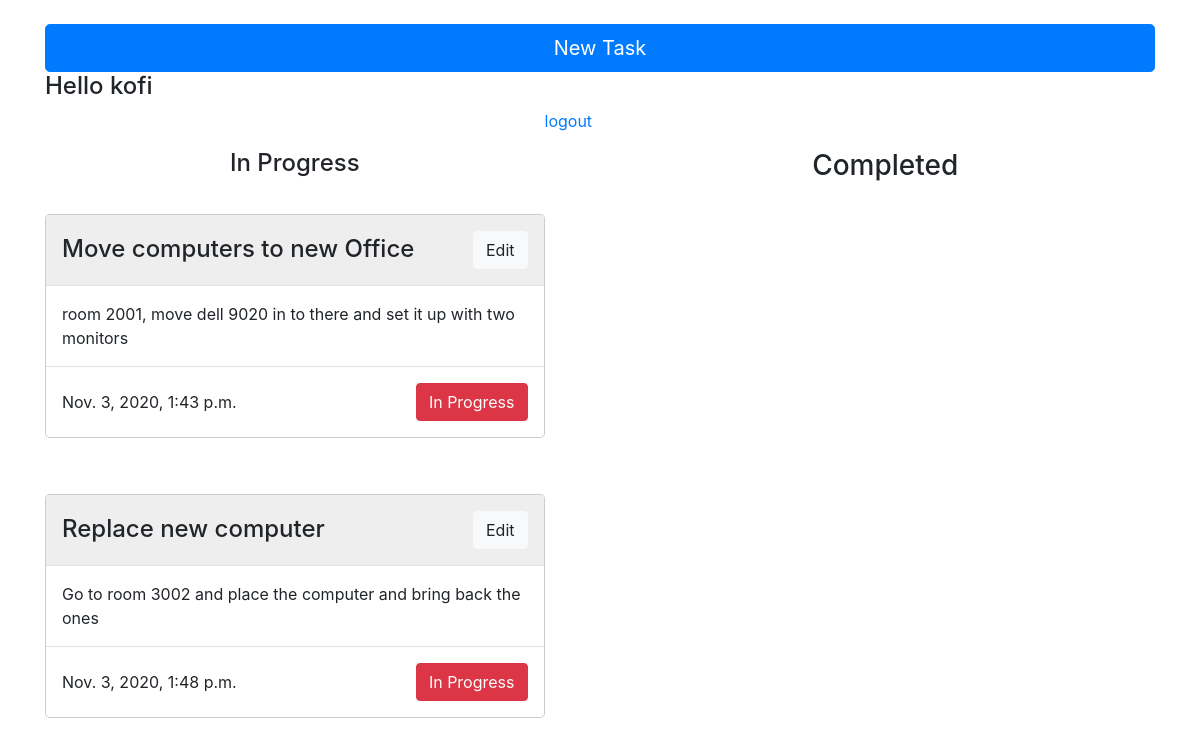
The app's page / (signed in), older data.
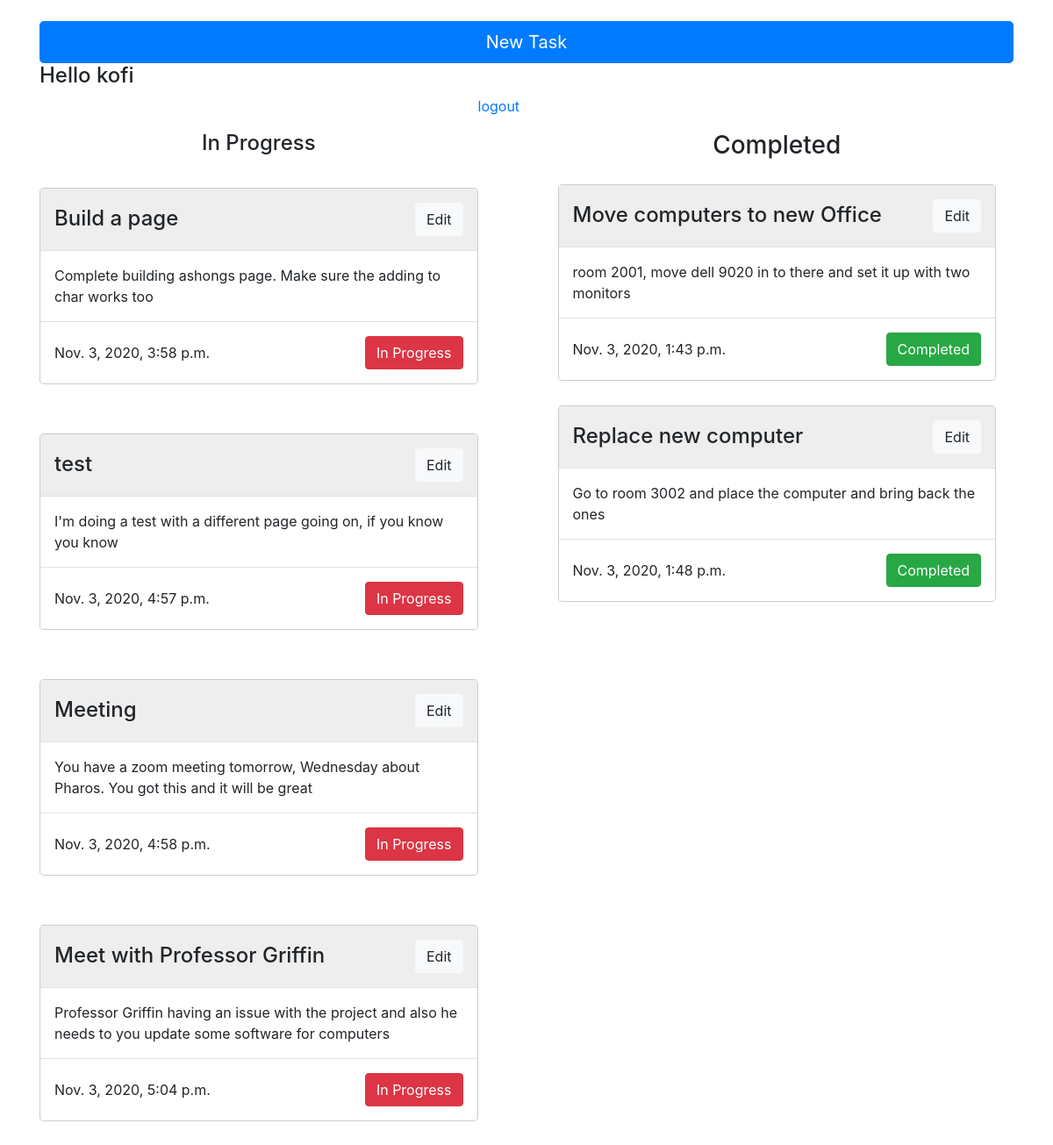
The same page, newer data.
### Todo/models.py (models this page shows, shortened)
class Task(models.Model):
    title = models.CharField(max_length=255)
    description = models.CharField(max_length=255)
    date_add = models.DateTimeField(auto_now_add=True)
    completed = models.BooleanField(default=False)

### Todo/views.py (the view)
# urls.py: path('', views.index),
@login_required(login_url="login")
def index(request):
    todos = Task.objects.all()
    form = PostTask()
    if request.method == 'POST':
        form = PostTask(request.POST)
        if form.is_valid():
            form.save()
        return redirect('/')
    context = {'todos': todos, 'form': form}
    return render(request, 'todo.html', context)

### Todo/templates/todo.html (shortened to what this page needs)
<!DOCTYPE html>
<html lang="en">
<head>
  <link rel="stylesheet" href="https://maxcdn.bootstrapcdn.com/bootstrap/4.5.2/css/bootstrap.min.css">
</head>
<body>
  <div class="container">
      <br>
      <button type="button" class="btn btn-primary btn-lg btn-block" data-toggle="modal" data-target="#myModal">
          New Task
      </button>
      {% if user.is_authenticated %}
        <h4>Hello {{user.username}} </h4>
        <a href="/logout">logout</a>
      {% endif %}
      <div class="left" style="margin-top: 40px;">
        <center>
          <h4>In Progress</h4>
        </center>
        {% for todo in todos %}
        {% if todo.completed == False %}
          <div class="modal-dialog">
            <div class="modal-content">
              <div class="modal-header" style="background-color: #eee;">
                <h4 class="modal-title">{{todo.title}}</h4>
                <a  class="btn btn-light" href="update/{{todo.id}}">Edit</a>
              </div>
              <div class="modal-body">
                {{ todo.description }}
              </div>
              <div class="modal-footer">
                <p>{{todo.date_add}}</p>
                <button type="button" class="btn btn-danger" data-dismiss="modal">In Progress</button>
              </div>
            </div>
          </div>
        {% endif %}
        {% endfor %}
      </div>
      <div class="right" style="margin-top: 40px;">
        <center>
          <h3>Completed</h3>
        </center>
        {% for todo in todos %}
        {% if todo.completed == True %}
          <div class="modal-dialog">
            <div class="modal-content">
              <div class="modal-header" style="background-color: #eee;">
                <h4 class="modal-title">{{todo.title}}</h4>
                <a  class="btn btn-light" href="update/{{todo.id}}">Edit</a>
              </div>
              <div class="modal-body">
                {{ todo.description }}
              </div>
              <div class="modal-footer">
                <p>{{todo.date_add}}</p>
                <div class="btn btn-success" data-dismiss="modal">Completed</div>
              </div>
            </div>
          </div>
        {% endif %}
        {% endfor %}
      </div>
  </div>
</body>
</html>

### Todo/templates/todo.html (style rules this page uses)
.left { width: 45%; float: left; display: flex; flex-direction: column; }
.right { width: 45%; float: right; margin-right: 20px; }
.modal-footer { display: flex; flex-direction: row; justify-content: space-between; }

Row changes from the older to the newer data that the page shows:
added Task: title "Build a page", description "Complete building ashongs page. Make sure the adding to char works too", date_add "Nov. 3, 2020, 3:58 p.m.", shown under "In Progress"
added Task: title "test", description "I'm doing a test with a different page going on, if you know you know", date_add "Nov. 3, 2020, 4:57 p.m.", shown under "In Progress"
added Task: title "Meeting", description "You have a zoom meeting tomorrow, Wednesday about Pharos. You got this and it will be great", date_add "Nov. 3, 2020, 4:58 p.m.", shown under "In Progress"
added Task: title "Meet with Professor Griffin", description "Professor Griffin having an issue with the project and also he needs to you update some software for computers", date_add "Nov. 3, 2020, 5:04 p.m.", shown under "In Progress"
changed Task "Move computers to new Office": moves from the list under "In Progress" to the list under "Completed"
changed Task "Replace new computer": moves from the list under "In Progress" to the list under "Completed"
